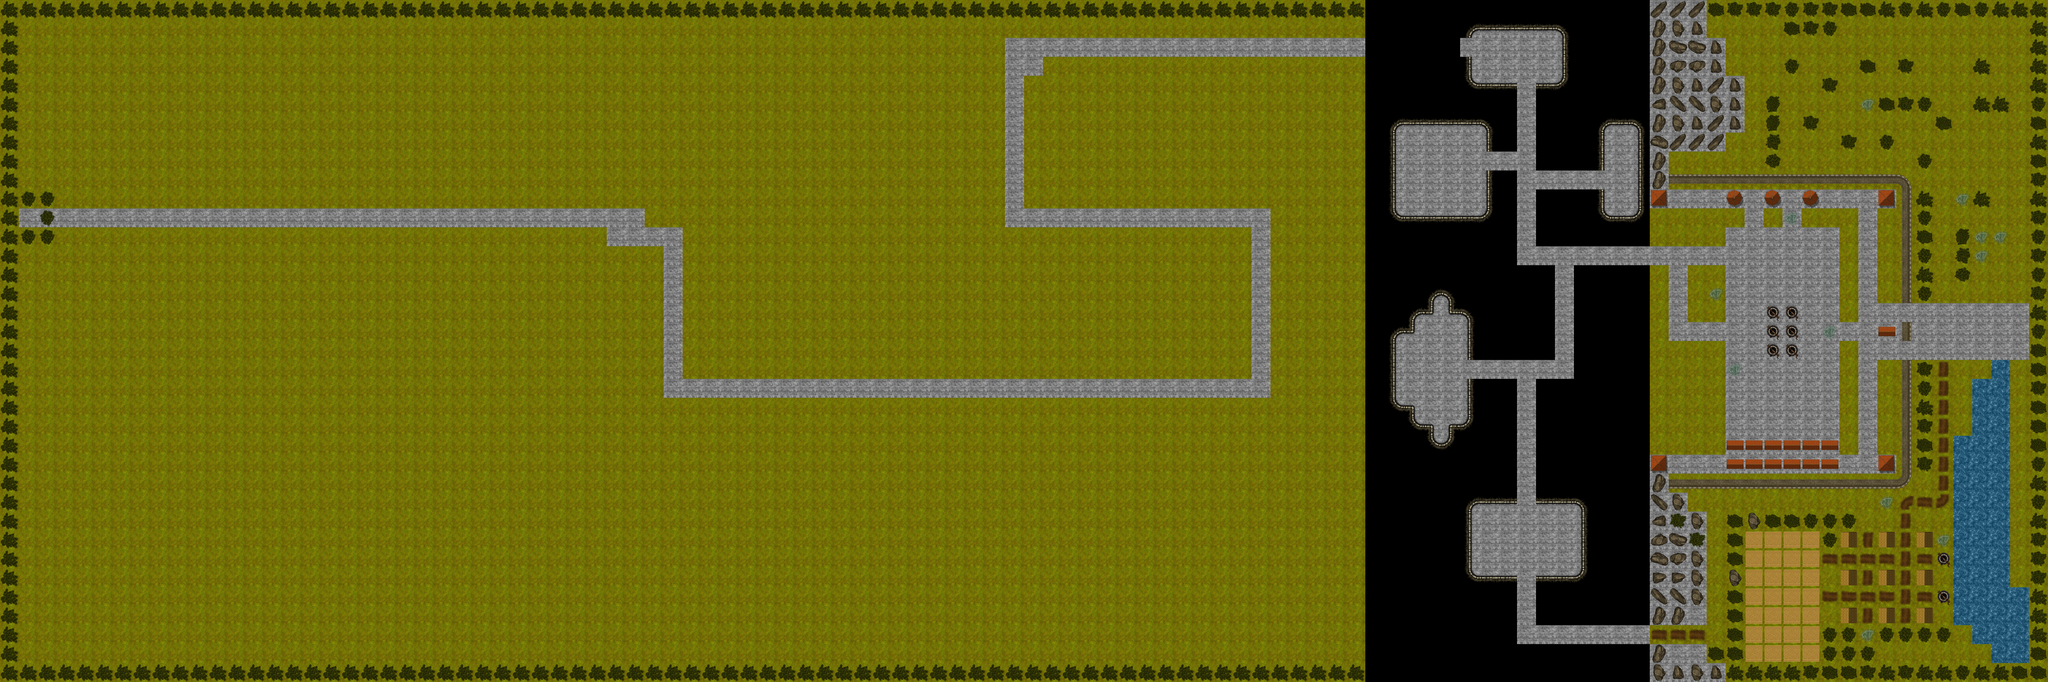

Below is a game level as drawn by its tile map, then a one-line description and the .tmx that defines it (tile-layer data replaced by summaries):
An orthogonal 108x36 tile map with 100x100 px tiles, 2 tile layers (Ground, Environment) and 21 objects.

<map version="1.2" tiledversion="1.3.4" orientation="orthogonal" renderorder="right-down" width="108" height="36" tilewidth="100" tileheight="100" infinite="0" nextlayerid="4" nextobjectid="8">
 <editorsettings>
  <export target="../assets/level05.lua" format="lua" />
 </editorsettings>
 <properties>
  <property name="Title" value="Beyond" />
 </properties>
 <tileset firstgid="1" source="BushidoBattle.tsx" />
 <layer id="1" name="Ground" width="108" height="36">
  <data>[3888 cells, 3883 non-empty, 4 distinct tile ids]</data>
 </layer>
 <layer id="3" name="Environment" width="108" height="36">
  <data>[3888 cells, 951 non-empty, 23 distinct tile ids]</data>
 </layer>
 <objectgroup color="#ff0000" id="4" name="Monsters">
  <object id="26" template="Hero.tx" x="10617.7" y="126.206" />
  <object id="27" template="Samurai.tx" x="8523.77" y="737.051" />
  <object id="28" template="Peasant.tx" x="10206.4" y="2720.61" />
  <object id="29" template="Peasant.tx" x="9321.76" y="3422.54" />
  <object id="30" template="Peasant.tx" x="10217" y="726.326" />
  <object id="31" template="Peasant.tx" x="9134.77" y="118.952" />
  <object id="32" template="Peasant.tx" x="9828.9" y="2729.84" />
  <object id="33" template="Soldier.tx" x="8037.52" y="920.439" />
  <object id="34" template="Soldier.tx" x="8528.53" y="930.693" />
  <object id="35" template="Soldier.tx" x="8317.58" y="930.601" />
  <object id="36" template="Soldier.tx" x="10116" y="3332" />
  <object id="37" template="Peasant.tx" x="9214.33" y="820.152" />
  <object id="38" template="Peasant.tx" x="10421.5" y="1540.98" />
  <object id="39" template="Peasant.tx" x="9021.4" y="2632.59" />
  <object id="1" template="Samurai.tx" x="124.125" y="1135.38" />
  <object id="2" template="Peasant.tx" x="1328.87" y="1931.24" />
  <object id="3" template="Peasant.tx" x="2383.94" y="649.833" />
  <object id="4" template="Peasant.tx" x="3022.82" y="2573.78" />
  <object id="5" template="Peasant.tx" x="4629.15" y="1434.74" />
  <object id="6" template="Peasant.tx" x="5793.73" y="2993.61" />
  <object id="7" template="Peasant.tx" x="6615.15" y="602.373" />
 </objectgroup>
</map>
